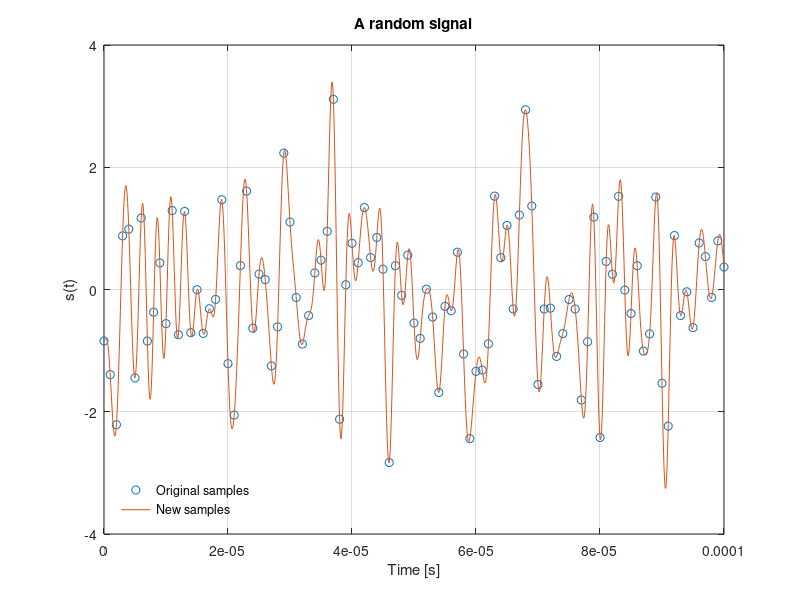

Source code (MATLAB):
% Sampling

clear all; close all; clc;

no_new_samples = 1024;
% original sampling time
Ts1 = 1e-6;

% load the samples
aux = load('samples.mat');
samples_read = aux.samples;

% original time line
t_orig = 0:length(samples_read)-1;

% new sampling time
Ts2 = Ts1*(length(samples_read)-1)/(no_new_samples-1);

% new time line: t_new = linspace(t_orig(1), t_orig(end), no_new_samples);
t_new = linspace(0, length(samples_read)-1, no_new_samples) % it is of the form k*Ts2/Ts1, k = 0 to no_new_samples-1

% sampling theorem: s(t) = sum_n s(n*Ts1)*sinc(t/Ts1 - n)
% we want the samples at t = k*Ts2, so: s(k*Ts2) = sum_n s(n*Ts1)*sinc(k*Ts2/Ts1 - n)

% we generate a matrix of time indices with k being the index of the rows
% and n being the index of the columns. A multiplication of sinc(matrix_of_time_indices)
% to the right with the column vector s(n*Ts1) (the original samples) will produce the new samples

% ndgrid is producing the matrix that we need: note that t_new corresponds to k*Ts2/Ts1
% and t_orig to n (with respect to the formula of the sampling theorem above)
[t1, t2] = ndgrid(t_new, t_orig);

% create the new samples
new_samples = sinc(t1-t2)*samples_read.';

% plot the signal 
figure;
plot(t_orig*Ts1, samples_read, 'o', t_new*Ts1, new_samples)
xlabel('Time [s]'); ylabel(sprintf('%s(t)', 's'));
title('A random signal');
legend('Original samples','New samples','Location','SouthWest')
legend boxoff
grid on